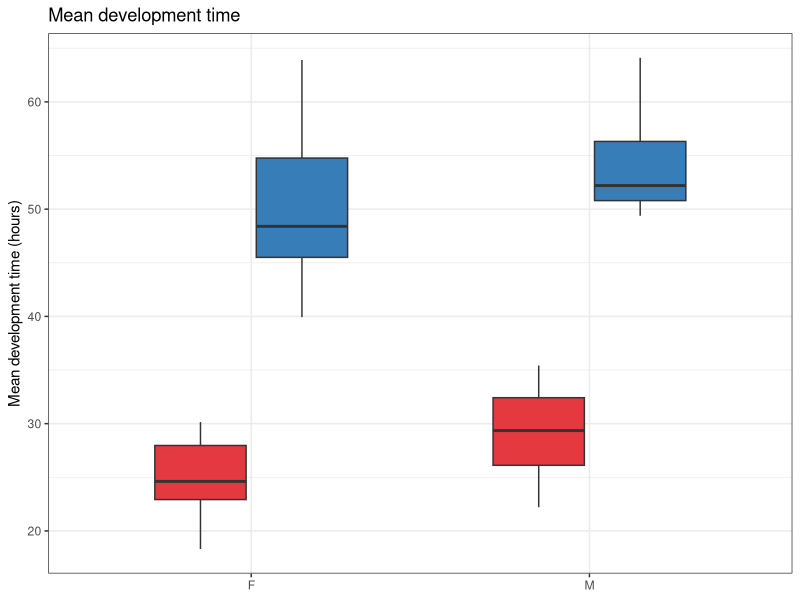
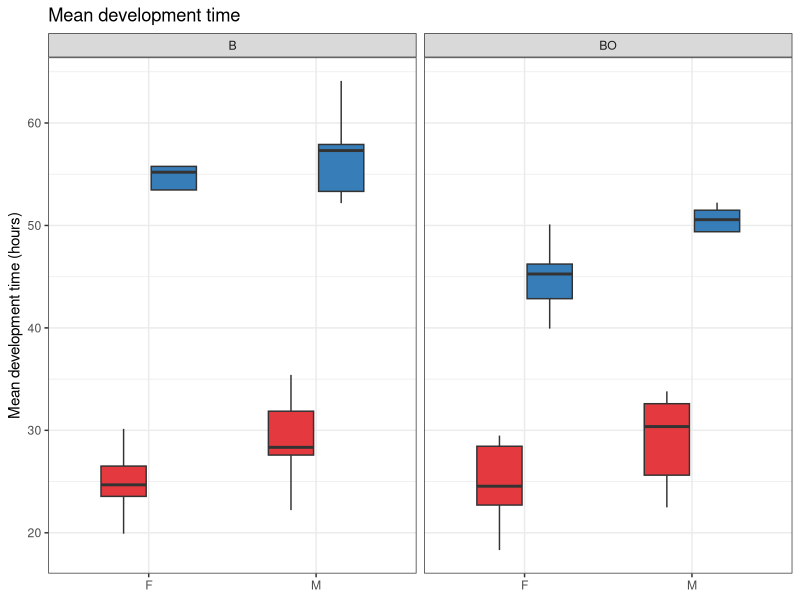

These charts were generated, in order, by the following R code:
library(readxl)
library(tidyverse)

input_df <- read_excel("data/phenotypic_data/raw/Development Time Gen 20.xlsx", skip = 1, col_types = "text") %>%
  select(-Notes)

input_df[] <- lapply(input_df, as.character)

hours <- seq(from = 0, to = 198, by = 6)
colnames(input_df) <- c("Population", "Vials", "Sex", paste0("t", hours))

input_df[input_df == "-"] <- NA

timepoint_cols <- grep("^t", names(input_df), value = TRUE)
input_df[timepoint_cols] <- lapply(input_df[timepoint_cols], as.numeric)

summary_df <- input_df %>%
  group_by(Population, Sex) %>%
  summarise(across(all_of(timepoint_cols), ~ mean(.x, na.rm = TRUE)), .groups = "drop")

calc_matrix <- summary_df[timepoint_cols]
pop_size <- rowSums(calc_matrix, na.rm = TRUE)

weighted_sum <- as.data.frame(mapply(`*`, calc_matrix, hours))
total_time <- rowSums(weighted_sum, na.rm = TRUE)

calc_df <- summary_df %>%
  mutate(
    average = total_time / pop_size,
    Regimen = case_when(
      grepl("EBO|EB", Population) ~ "O-type",
      grepl("CBO|CB", Population) ~ "B-type",
      TRUE ~ NA_character_
    ),
    Ancestry = case_when(
      grepl("EBO|CBO", Population) ~ "BO",
      grepl("EB|CB", Population) ~ "B",
      TRUE ~ NA_character_
    )
  )

createPlot <- function(ancestry = FALSE) {
  p <- ggplot(calc_df, aes(x = Sex, y = average, fill = Regimen)) +
    geom_boxplot(outlier.shape = NA, width = 0.6) +
    scale_fill_manual(values = c("B-type" = "#E43A3F", "O-type" = "#377EB8")) +
    theme_bw() +
    labs(
      title = "Mean development time",
      x = NULL,
      y = "Mean development time (hours)"
    ) +
    theme(legend.position = "none")
  
  if (ancestry) {
    p <- p + facet_grid(~Ancestry)
  }
  
  return(p)
}

devtime_boxplots <- createPlot()
devtime_boxplots_anc <- createPlot(ancestry = TRUE)
